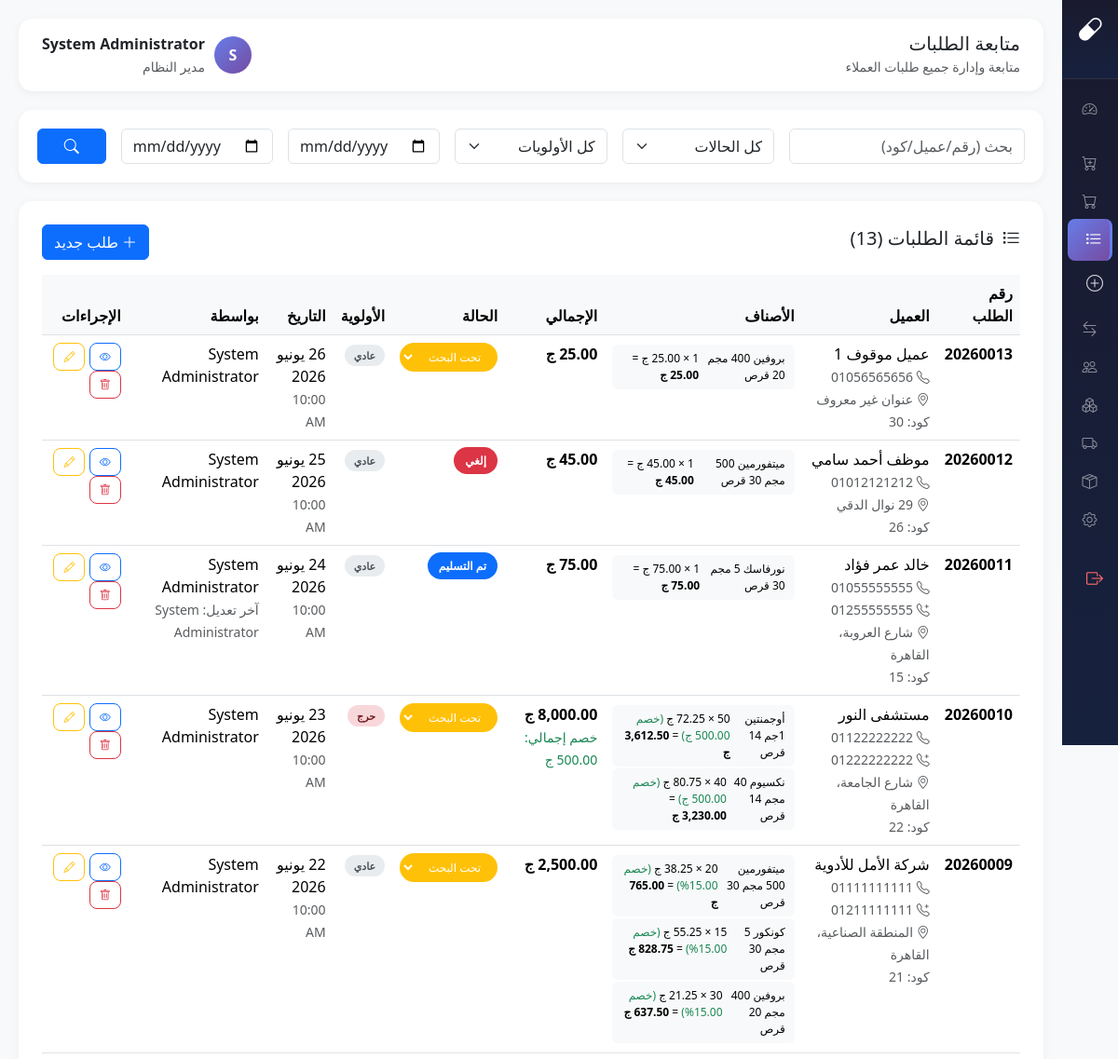
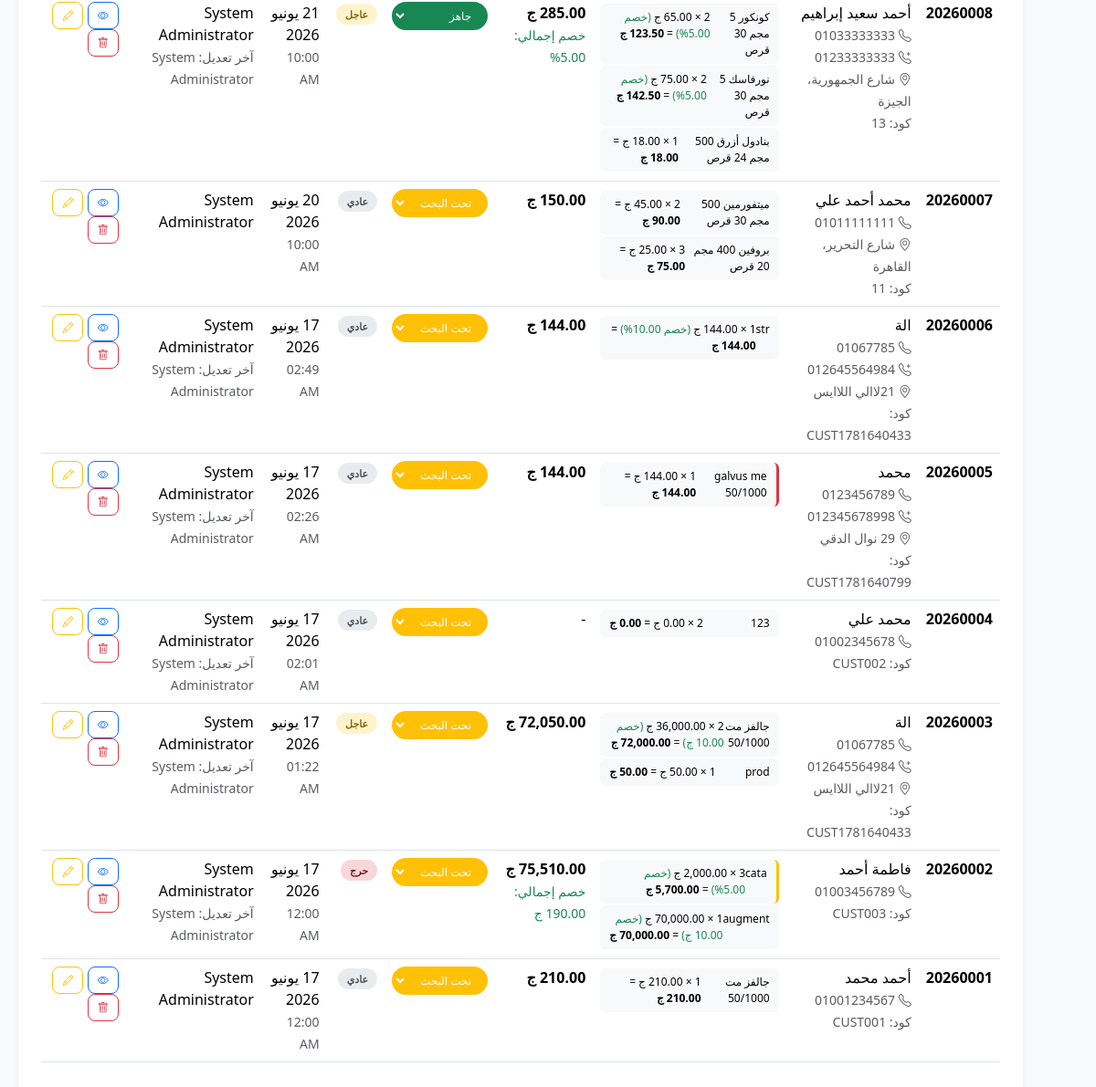
The page /modules/customer-requests/orders.php (signed in) on the database its author committed (2 pictures, top to bottom).
### tables this page shows
CREATE TABLE `orders` (
  `id` int(11) NOT NULL,
  `order_number` varchar(20) NOT NULL,
  `customer_id` int(11) DEFAULT NULL,
  `customer_code` varchar(50) DEFAULT NULL,
  `customer_name` varchar(100) NOT NULL,
  `customer_phone` varchar(20) DEFAULT NULL,
  `customer_phone2` varchar(20) DEFAULT NULL,
  `customer_address` varchar(255) DEFAULT NULL,
  `branch_code` varchar(20) DEFAULT NULL,
  `order_date` datetime DEFAULT current_timestamp(),
  `priority` enum('normal','urgent','critical') DEFAULT 'normal',
  `status_id` int(11) DEFAULT 1,
  `total_items` int(11) DEFAULT 0,
  `notes` text DEFAULT NULL,
  `created_by` int(11) NOT NULL,
  `created_at` timestamp NOT NULL DEFAULT current_timestamp(),
  `updated_by` int(11) DEFAULT NULL,
  `updated_at` timestamp NULL DEFAULT NULL,
  `total_discount_type` enum('percentage','fixed') DEFAULT NULL,
  `total_discount_value` decimal(10,2) DEFAULT 0.00,
  `final_total` decimal(10,2) DEFAULT 0.00
);

CREATE TABLE `order_items` (
  `id` int(11) NOT NULL,
  `order_id` int(11) NOT NULL,
  `product_id` int(11) DEFAULT NULL,
  `product_code` varchar(50) DEFAULT NULL,
  `product_name` varchar(200) NOT NULL,
  `quantity` int(11) DEFAULT 1,
  `notes` text DEFAULT NULL,
  `created_at` timestamp NOT NULL DEFAULT current_timestamp(),
  `unit_price` decimal(10,2) DEFAULT 0.00,
  `discount_type` enum('percentage','fixed') DEFAULT NULL,
  `discount_value` decimal(10,2) DEFAULT 0.00,
  `final_price` decimal(10,2) DEFAULT 0.00,
  `is_manual` tinyint(1) DEFAULT 0,
  `needs_purchase` tinyint(1) DEFAULT 0,
  `is_manual_product` tinyint(4) DEFAULT 0,
  `manual_product_name` varchar(200) DEFAULT NULL,
  `supplier_name` varchar(100) DEFAULT NULL,
  `supplier_phone` varchar(20) DEFAULT NULL,
  `delivery_time` varchar(50) DEFAULT NULL,
  `purchased_at` datetime DEFAULT NULL,
  `purchased_by` int(11) DEFAULT NULL,
  `updated_at` timestamp NULL DEFAULT NULL ON UPDATE current_timestamp()
);

CREATE TABLE `order_statuses` (
  `id` int(11) NOT NULL,
  `status_name` varchar(50) NOT NULL,
  `status_color` varchar(20) DEFAULT '#6c757d',
  `sort_order` int(11) DEFAULT 0,
  `is_default` tinyint(1) DEFAULT 0,
  `is_final` tinyint(1) DEFAULT 0,
  `is_active` tinyint(1) DEFAULT 1,
  `created_at` timestamp NOT NULL DEFAULT current_timestamp(),
  `updated_at` timestamp NOT NULL DEFAULT current_timestamp() ON UPDATE current_timestamp()
);

CREATE TABLE `users` (
  `id` int(11) NOT NULL,
  `username` varchar(50) NOT NULL,
  `password` varchar(255) NOT NULL,
  `full_name` varchar(100) NOT NULL,
  `role` enum('admin','pharmacist','purchaser','cashier') DEFAULT 'pharmacist',
  `branch_code` varchar(20) DEFAULT NULL,
  `phone` varchar(20) DEFAULT NULL,
  `is_active` tinyint(1) DEFAULT 1,
  `last_login` datetime DEFAULT NULL,
  `created_at` timestamp NOT NULL DEFAULT current_timestamp(),
  `updated_at` timestamp NOT NULL DEFAULT current_timestamp() ON UPDATE current_timestamp()
);

### core/config.php (called while the page is built, shortened)
<?php
function isLoggedIn() {
    return isset($_SESSION['user_id']) && !empty($_SESSION['user_id']);
}
function isAdmin() {
    return isLoggedIn() && $_SESSION['user_role'] === 'admin';
}
function arabicDate($date) {
    $d = new DateTime($date);
    $day = $d->format('d');
    $month = AR_MONTHS[(int)$d->format('m') - 1];
    $year = $d->format('Y');
    return "$day $month $year";
}

### modules/customer-requests/orders.php (the view, shortened to what this page needs)
<?php
require_once __DIR__ . '/../../core/config.php';
$db = getDB();
$search = $_GET['search'] ?? '';
$date_from = $_GET['date_from'] ?? '';
$date_to = $_GET['date_to'] ?? '';
$sql = "SELECT o.*, os.status_name, os.status_color, os.is_final, u.full_name as creator_name, updater.full_name as updater_name
        FROM orders o
        JOIN order_statuses os ON o.status_id = os.id
        JOIN users u ON o.created_by = u.id
        LEFT JOIN users updater ON o.updated_by = updater.id
        WHERE 1=1";
$params = [];
$sql .= " ORDER BY o.created_at DESC";
$stmt = $db->prepare($sql);
$stmt->execute($params);
$orders = $stmt->fetchAll();
$stmt = $db->query("SELECT * FROM order_statuses WHERE is_active = 1 ORDER BY sort_order");
$all_statuses = $stmt->fetchAll();
$orderItemsMap = [];
$stmt = $db->query("SELECT oi.*, o.order_number FROM order_items oi JOIN orders o ON oi.order_id = o.id");
$allItems = $stmt->fetchAll();
foreach ($allItems as $item) {
    $orderItemsMap[$item['order_id']][] = $item;
}
$page_title = 'متابعة الطلبات';
?>
<!DOCTYPE html>
<html lang="ar" dir="rtl">
<head>
    <link href="https://cdn.jsdelivr.net/npm/bootstrap@5.3.2/dist/css/bootstrap.rtl.min.css" rel="stylesheet">
    <link href="https://cdn.jsdelivr.net/npm/bootstrap-icons@1.11.1/font/bootstrap-icons.css" rel="stylesheet">
</head>
<body>
    <?php require_once __DIR__ . '/../../includes/sidebar.php'; ?>
    <div class="main-content">
        <div class="topbar">
            <div><h5 class="mb-0"><?= $page_title ?></h5><small class="text-muted">متابعة وإدارة جميع طلبات العملاء</small></div>
            <div class="d-flex align-items-center">
                <div class="user-avatar" style="width:40px;height:40px;border-radius:50%;background:linear-gradient(135deg, var(--primary), var(--secondary));color:white;display:flex;align-items:center;justify-content:center;font-weight:700;margin-left:10px;"><?= mb_substr($_SESSION['user_name'], 0, 1) ?></div>
                <div><div class="fw-bold"><?= $_SESSION['user_name'] ?></div><small class="text-muted"><?= $_SESSION['user_role'] === 'admin' ? 'مدير النظام' : 'صيدلي' ?></small></div>
            </div>
        </div>
        <div class="filter-card">
            <form method="GET" class="row g-3">
                <div class="col-md-3">
                    <input type="text" class="form-control" name="search" value="<?= $search ?>" placeholder="بحث (رقم/عميل/كود)">
                </div>
                <div class="col-md-2">
                    <select class="form-select" name="status">
                        <option value="">كل الحالات</option>
                    </select>
                </div>
                <div class="col-md-2">
                    <select class="form-select" name="priority">
                        <option value="">كل الأولويات</option>
                    </select>
                </div>
                <div class="col-md-2">
                    <input type="date" class="form-control" name="date_from" value="<?= $date_from ?>" placeholder="من">
                </div>
                <div class="col-md-2">
                    <input type="date" class="form-control" name="date_to" value="<?= $date_to ?>" placeholder="إلى">
                </div>
                <div class="col-md-1">
                    <button type="submit" class="btn btn-primary w-100"><i class="bi bi-search"></i></button>
                </div>
            </form>
        </div>
        <div class="content-card">
            <div class="d-flex justify-content-between align-items-center mb-3">
                <h5><i class="bi bi-list-task me-2"></i>قائمة الطلبات (<?= count($orders) ?>)</h5>
                <a href="new-order.php" class="btn btn-primary"><i class="bi bi-plus-lg me-1"></i>طلب جديد</a>
            </div>
            <div class="table-responsive">
                <table class="table table-hover">
                    <thead>
                        <tr>
                            <th>رقم الطلب</th>
                            <th>العميل</th>
                            <th>الأصناف</th>
                            <th>الإجمالي</th>
                            <th>الحالة</th>
                            <th>الأولوية</th>
                            <th>التاريخ</th>
                            <th>بواسطة</th>
                            <th>الإجراءات</th>
                        </tr>
                    </thead>
                    <tbody>
                        <?php foreach ($orders as $order):
                            $items = $orderItemsMap[$order['id']] ?? [];
                        ?>
                        <tr class="order-row">
                            <td class="fw-bold"><?= $order['order_number'] ?></td>
                            <td>
                                <?= $order['customer_name'] ?>
                                <?php if ($order['customer_phone']): ?>
                                    <br><small class="text-muted"><i class="bi bi-telephone"></i> <?= $order['customer_phone'] ?></small>
                                <?php endif; ?>
                                <?php if ($order['customer_phone2']): ?>
                                    <br><small class="text-muted"><i class="bi bi-telephone-plus"></i> <?= $order['customer_phone2'] ?></small>
                                <?php endif; ?>
                                <?php if ($order['customer_address']): ?>
                                    <br><small class="text-muted"><i class="bi bi-geo-alt"></i> <?= $order['customer_address'] ?></small>
                                <?php endif; ?>
                                <?php if ($order['customer_code']): ?>
                                    <br><small class="text-muted">كود: <?= $order['customer_code'] ?></small>
                                <?php endif; ?>
                            </td>
                            <td>
                                <?php if (count($items) > 0): ?>
                                    <?php foreach ($items as $item): ?>
                                    <div class="item-inline <?= $item['is_manual'] ? 'manual' : '' ?> <?= $item['needs_purchase'] ? 'purchase-needed' : '' ?>">
                                        <span><?= $item['product_name'] ?></span>
                                        <span>
                                            <?= $item['quantity'] ?> × <?= number_format($item['unit_price'], 2) ?> ج
                                            <?php if ($item['discount_value'] > 0): ?>
                                                <span class="text-success">(خصم <?= $item['discount_value'] ?><?= $item['discount_type'] === 'percentage' ? '%' : ' ج' ?>)</span>
                                            <?php endif; ?>
                                            = <strong><?= number_format($item['final_price'], 2) ?> ج</strong>
                                        </span>
                                    </div>
                                    <?php endforeach; ?>
                                <?php else: ?>
                                    <?= $order['total_items'] ?> صنف
                                <?php endif; ?>
                            </td>
                            <td>
                                <?php if ($order['final_total'] > 0): ?>
                                    <strong><?= number_format($order['final_total'], 2) ?> ج</strong>
                                    <?php if ($order['total_discount_value'] > 0): ?>
                                        <br><small class="text-success">خصم إجمالي: <?= $order['total_discount_value'] ?><?= $order['total_discount_type'] === 'percentage' ? '%' : ' ج' ?></small>
                                    <?php endif; ?>
                                <?php else: ?>
                                    -
                                <?php endif; ?>
                            </td>
                            <td>
                                <?php if ($order['is_final']): ?>
                                    <span class="status-badge" style="background: <?= $order['status_color'] ?>">
                                        <?= $order['status_name'] ?>
                                    </span>
                                <?php else: ?>
                                    <select class="status-select" style="background: <?= $order['status_color'] ?>; border-color: <?= $order['status_color'] ?>"
                                            onchange="changeStatus(<?= $order['id'] ?>, this.value)">
                                        <?php foreach ($all_statuses as $s): ?>
                                        <option value="<?= $s['id'] ?>" <?= $order['status_id'] == $s['id'] ? 'selected' : '' ?>
                                                style="background: <?= $s['status_color'] ?>; color: white">
                                            <?= $s['status_name'] ?>
                                        </option>
                                        <?php endforeach; ?>
                                    </select>
                                <?php endif; ?>
                            </td>
                            <td>
                                <span class="priority-badge priority-<?= $order['priority'] ?>">
                                    <?= $order['priority'] === 'normal' ? 'عادي' : ($order['priority'] === 'urgent' ? 'عاجل' : 'حرج') ?>
                                </span>
                            </td>
                           <td><?= arabicDate($order['order_date']) ?><br><small class="text-muted"><?= date('h:i A', strtotime($order['order_date'])) ?></small></td>
                            <td>
                                <?= $order['creator_name'] ?>
                                <?php if ($order['updater_name']): ?>
                                    <br><small class="text-muted">آخر تعديل: <?= $order['updater_name'] ?></small>
                                <?php endif; ?>
                            </td>
                            <td>
                                <a href="?view=<?= $order['id'] ?>" class="btn btn-sm btn-outline-primary btn-action">
                                    <i class="bi bi-eye"></i>
                                </a>
                                <a href="edit-order.php?id=<?= $order['id'] ?>" class="btn btn-sm btn-outline-warning btn-action">
                                    <i class="bi bi-pencil"></i>
                                </a>
                                <?php if (isAdmin()): ?>
                                <a href="?delete=<?= $order['id'] ?>" class="btn btn-sm btn-outline-danger btn-action" onclick="return confirm('هل أنت متأكد من الحذف؟')">
                                    <i class="bi bi-trash"></i>
                                </a>
                                <?php endif; ?>
                            </td>
                        </tr>
                        <?php endforeach; ?>
                    </tbody>
                </table>
            </div>
        </div>
    </div>
</body>
</html>

### modules/customer-requests/orders.php (style rules this page uses)
:root { --primary: #667eea; --secondary: #764ba2; }
body { background: #f8f9fa; font-family: 'Segoe UI', Tahoma, Geneva, Verdana, sans-serif; }
.main-content { margin-right: 260px; padding: 20px; }
.topbar { background: white; border-radius: 15px; padding: 15px 25px; margin-bottom: 20px; box-shadow: 0 2px 10px rgba(0,0,0,0.05); display: flex; justify-content: space-between; align-items: center; }
.content-card { background: white; border-radius: 15px; padding: 25px; box-shadow: 0 2px 10px rgba(0,0,0,0.05); }
.status-badge { padding: 6px 12px; border-radius: 20px; font-size: 12px; font-weight: 600; color: white; }
.priority-badge { padding: 4px 10px; border-radius: 15px; font-size: 11px; font-weight: 600; }
.priority-normal { background: #e9ecef; color: #495057; }
.priority-urgent { background: #fff3cd; color: #856404; }
.priority-critical { background: #f8d7da; color: #721c24; }
.btn-action { padding: 5px 10px; border-radius: 8px; font-size: 12px; }
.filter-card { background: white; border-radius: 15px; padding: 20px; margin-bottom: 20px; box-shadow: 0 2px 10px rgba(0,0,0,0.05); }
.table th { background: #f8f9fa; font-weight: 600; }
.status-select { border-radius: 20px; padding: 4px 12px; font-size: 12px; border: 2px solid; color: white; cursor: pointer; }
.item-inline { background: #f8f9fa; border-radius: 6px; padding: 6px 10px; margin: 2px 0; font-size: 12px; display: flex; justify-content: space-between; }
.item-inline.manual { border-right: 3px solid #ffc107; }
.item-inline.purchase-needed { border-right: 3px solid #dc3545; }

### includes/sidebar.php (style rules this page uses)
.main-content { margin-right: 60px !important; transition: margin-right 0.35s ease; }

### rows shown on the page
orders: order_number "20260013", customer_name "عميل موقوف 1", customer_phone "01056565656", customer_address "عنوان غير معروف", customer_code "30", final_total "25.00", status+id "تحت البحث", priority "عادي", order_date "26 يونيو 2026", order_date "10:00 AM", created_by.full_name "System Administrator"
order_items: product_name "بروفين 400 مجم 20 قرص", unit_price "25.00", final_price "25.00"
orders: order_number "20260012", customer_name "موظف أحمد سامي", customer_phone "01012121212", customer_address "29 نوال الدقي", customer_code "26", final_total "45.00", status.status_name "إلغي", priority "عادي", order_date "25 يونيو 2026", order_date "10:00 AM", created_by.full_name "System Administrator"
order_items: product_name "ميتفورمين 500 مجم 30 قرص", unit_price "45.00", final_price "45.00"
orders: order_number "20260011", customer_name "خالد عمر فؤاد", customer_phone "01055555555", customer_phone2 "01255555555", customer_address "شارع العروبة، القاهرة", customer_code "15", final_total "75.00", status.status_name "تم التسليم", priority "عادي", order_date "24 يونيو 2026", order_date "10:00 AM", created_by.full_name "System Administrator"
order_items: product_name "نورفاسك 5 مجم 30 قرص", unit_price "75.00", final_price "75.00"
orders: order_number "20260010", customer_name "مستشفى النور", customer_phone "01122222222", customer_phone2 "01222222222", customer_address "شارع الجامعة، القاهرة", customer_code "22", final_total "8,000.00", total_discount_value "500.00", total_discount_type "ج", status+id "تحت البحث", priority "حرج", order_date "23 يونيو 2026", order_date "10:00 AM", created_by.full_name "System Administrator"
order_items: product_name "أوجمنتين 1جم 14 قرص", unit_price "72.25", discount_value "500.00", discount_type "ج", final_price "3,612.50"
order_items: product_name "نكسيوم 40 مجم 14 قرص", quantity "40", unit_price "80.75", discount_value "500.00", discount_type "ج", final_price "3,230.00"
orders: order_number "20260009", customer_name "شركة الأمل للأدوية", customer_phone "01111111111", customer_phone2 "01211111111", customer_address "المنطقة الصناعية، القاهرة", customer_code "21", final_total "2,500.00", status+id "تحت البحث", priority "عادي", order_date "22 يونيو 2026", order_date "10:00 AM", created_by.full_name "System Administrator"
order_items: product_name "ميتفورمين 500 مجم 30 قرص", unit_price "38.25", discount_value "15.00", final_price "765.00"
order_items: product_name "كونكور 5 مجم 30 قرص", unit_price "55.25", discount_value "15.00", final_price "828.75"
order_items: product_name "بروفين 400 مجم 20 قرص", unit_price "21.25", discount_value "15.00", final_price "637.50"
orders: order_number "20260008", customer_name "أحمد سعيد إبراهيم", customer_phone "01033333333", customer_phone2 "01233333333", customer_address "شارع الجمهورية، الجيزة", customer_code "13", final_total "285.00", total_discount_value "5.00", status+id "جاهز", priority "عاجل", order_date "21 يونيو 2026", order_date "10:00 AM", created_by.full_name "System Administrator"
order_items: product_name "كونكور 5 مجم 30 قرص", unit_price "65.00", discount_value "5.00", final_price "123.50"
order_items: product_name "نورفاسك 5 مجم 30 قرص", unit_price "75.00", discount_value "5.00", final_price "142.50"
order_items: product_name "بنادول أزرق 500 مجم 24 قرص", final_price "18.00"
orders: order_number "20260007", customer_name "محمد أحمد علي", customer_phone "01011111111", customer_address "شارع التحرير، القاهرة", customer_code "11", final_total "150.00", status+id "تحت البحث", priority "عادي", order_date "20 يونيو 2026", order_date "10:00 AM", created_by.full_name "System Administrator"
order_items: product_name "ميتفورمين 500 مجم 30 قرص", unit_price "45.00", final_price "90.00"
order_items: product_name "بروفين 400 مجم 20 قرص", quantity "3", unit_price "25.00", final_price "75.00"
orders: order_number "20260006", customer_name "الة", customer_phone "01067785", customer_phone2 "012645564984", customer_address "21لاالي اللاايس", customer_code "CUST1781640433", final_total "144.00", status+id "تحت البحث", priority "عادي", order_date "17 يونيو 2026", order_date "02:49 AM", created_by.full_name "System Administrator"
order_items: product_name "str", unit_price "144.00", discount_value "10.00", final_price "144.00"
orders: order_number "20260005", customer_name "محمد", customer_phone "0123456789", customer_phone2 "012345678998", customer_address "29 نوال الدقي", customer_code "CUST1781640799", final_total "144.00", status+id "تحت البحث", priority "عادي", order_date "17 يونيو 2026", order_date "02:26 AM", created_by.full_name "System Administrator"
order_items: product_name "galvus me 50/1000", unit_price "144.00", final_price "144.00"
orders: order_number "20260004", customer_name "محمد علي", customer_phone "01002345678", customer_code "CUST002", status+id "تحت البحث", priority "عادي", order_date "17 يونيو 2026", order_date "02:01 AM", created_by.full_name "System Administrator"
order_items: product_name "123", quantity "2", unit_price "0.00", final_price "0.00"
orders: order_number "20260003", customer_name "الة", customer_phone "01067785", customer_phone2 "012645564984", customer_address "21لاالي اللاايس", customer_code "CUST1781640433", final_total "72,050.00", status+id "تحت البحث", priority "عاجل", order_date "17 يونيو 2026", order_date "01:22 AM", created_by.full_name "System Administrator"
order_items: product_name "جالفز مت 50/1000", unit_price "36,000.00", discount_value "10.00", discount_type "ج", final_price "72,000.00"
order_items: product_name "prod", unit_price "50.00", final_price "50.00"
orders: order_number "20260002", customer_name "فاطمة أحمد", customer_phone "01003456789", customer_code "CUST003", final_total "75,510.00", total_discount_value "190.00", total_discount_type "ج", status+id "تحت البحث", priority "حرج", order_date "17 يونيو 2026", order_date "12:00 AM", created_by.full_name "System Administrator"
order_items: product_name "cata", quantity "3", unit_price "2,000.00", discount_value "5.00", final_price "5,700.00"
order_items: product_name "augment", unit_price "70,000.00", discount_value "10.00", discount_type "ج", final_price "70,000.00"
orders: order_number "20260001", customer_name "أحمد محمد", customer_phone "01001234567", customer_code "CUST001", final_total "210.00", status+id "تحت البحث", priority "عادي", order_date "17 يونيو 2026", order_date "12:00 AM", created_by.full_name "System Administrator"
order_items: product_name "جالفز مت 50/1000", unit_price "210.00", final_price "210.00"

### other values the page prints
$page_title "متابعة الطلبات"
mb_substr($_SESSION['user_name'], 0, 1) "S"
$_SESSION['user_name'] "System Administrator"
count($orders) "13"
